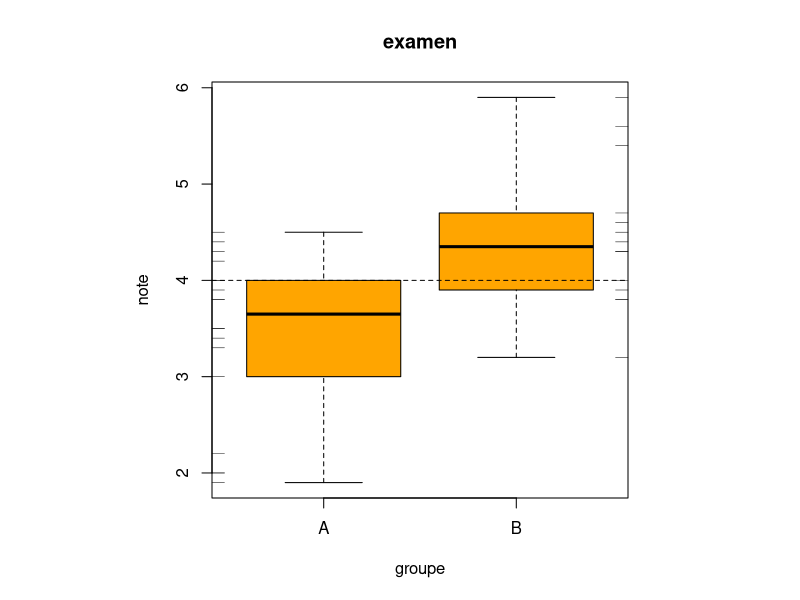

Recreate this plot in R.
## ---- chunk 1
examen <- read.table("data/examen.txt", header=T)
## ---- chunk 2
par(pty="s")
boxplot(note~groupe, data=examen, main="examen", col="orange")
abline(h=4, lty=2)
rug(examen[examen$groupe == "A",]$note, side=2)
rug(examen[examen$groupe == "B",]$note, side=4)
## ---- chunk 3
sd(examen[examen$groupe == "A",]$note)
sd(examen[examen$groupe == "B",]$note)
